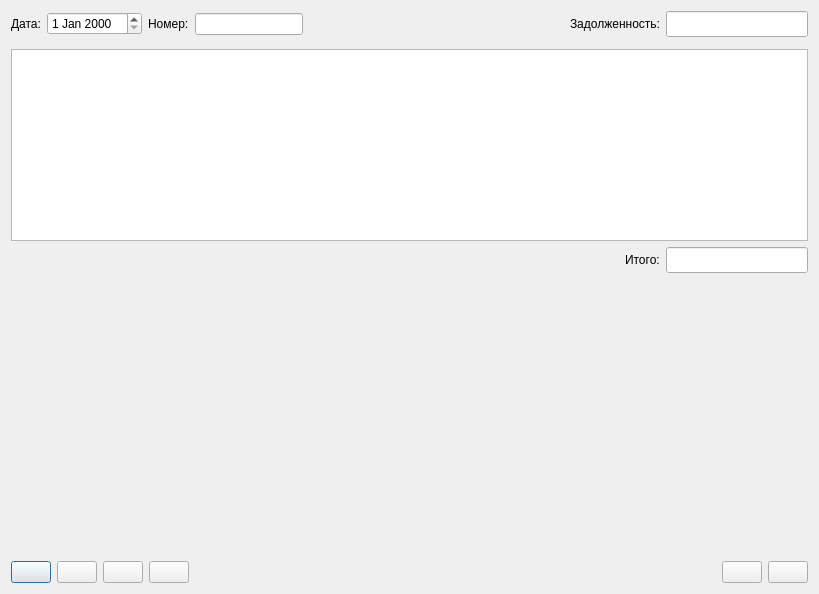
<?xml version="1.0" encoding="UTF-8"?>
<ui version="4.0">
 <class>dialog</class>
 <widget class="Dialog" name="dialog">
  <property name="geometry">
   <rect>
    <x>0</x>
    <y>0</y>
    <width>819</width>
    <height>594</height>
   </rect>
  </property>
  <property name="sizePolicy">
   <sizepolicy hsizetype="Expanding" vsizetype="Expanding">
    <horstretch>0</horstretch>
    <verstretch>0</verstretch>
   </sizepolicy>
  </property>
  <property name="name" stdset="0">
   <string>Документ3</string>
  </property>
  <property name="caption" stdset="0">
   <string>Товар в рознице. Реализация за наличные расчет</string>
  </property>
  <layout class="QVBoxLayout" name="vbxLayout">
   <item>
    <layout class="QHBoxLayout">
     <item>
      <widget class="QLabel" name="label">
       <property name="sizePolicy">
        <sizepolicy hsizetype="Fixed" vsizetype="Fixed">
         <horstretch>0</horstretch>
         <verstretch>0</verstretch>
        </sizepolicy>
       </property>
       <property name="text">
        <string>Дата:</string>
       </property>
      </widget>
     </item>
     <item>
      <widget class="QDateEdit" name="dateEdit">
       <property name="sizePolicy">
        <sizepolicy hsizetype="Fixed" vsizetype="Fixed">
         <horstretch>0</horstretch>
         <verstretch>0</verstretch>
        </sizepolicy>
       </property>
       <property name="font">
        <font>
         <pointsize>9</pointsize>
         <weight>50</weight>
         <bold>false</bold>
        </font>
       </property>
       <property name="readOnly">
        <bool>false</bool>
       </property>
      </widget>
     </item>
     <item>
      <widget class="QLabel" name="label">
       <property name="sizePolicy">
        <sizepolicy hsizetype="Fixed" vsizetype="Fixed">
         <horstretch>0</horstretch>
         <verstretch>0</verstretch>
        </sizepolicy>
       </property>
       <property name="text">
        <string>Номер:</string>
       </property>
      </widget>
     </item>
     <item>
      <widget class="QLineEdit" name="numberEdit">
       <property name="sizePolicy">
        <sizepolicy hsizetype="Fixed" vsizetype="Fixed">
         <horstretch>0</horstretch>
         <verstretch>0</verstretch>
        </sizepolicy>
       </property>
       <property name="font">
        <font>
         <pointsize>9</pointsize>
         <weight>50</weight>
         <bold>false</bold>
        </font>
       </property>
       <property name="readOnly">
        <bool>false</bool>
       </property>
      </widget>
     </item>
     <item>
      <spacer name="horizontalSpacer">
       <property name="orientation">
        <enum>Qt::Horizontal</enum>
       </property>
       <property name="sizeHint" stdset="0">
        <size>
         <width>40</width>
         <height>20</height>
        </size>
       </property>
      </spacer>
     </item>
     <item>
      <widget class="QLabel" name="label_2">
       <property name="text">
        <string>Задолженность:</string>
       </property>
      </widget>
     </item>
     <item>
      <widget class="MyNumericEdit" name="myNumericEditDebt">
       <property name="sizePolicy">
        <sizepolicy hsizetype="Fixed" vsizetype="Fixed">
         <horstretch>0</horstretch>
         <verstretch>0</verstretch>
        </sizepolicy>
       </property>
       <property name="font">
        <font>
         <pointsize>11</pointsize>
         <weight>75</weight>
         <bold>true</bold>
        </font>
       </property>
       <property name="readOnly">
        <bool>true</bool>
       </property>
      </widget>
     </item>
    </layout>
   </item>
   <item>
    <widget class="DocParameters" name="docParameters"/>
   </item>
   <item>
    <layout class="QHBoxLayout" name="tableLayout">
     <item>
      <widget class="TableView" name="tableView">
       <property name="geometry">
        <rect>
         <x>0</x>
         <y>0</y>
         <width>640</width>
         <height>480</height>
        </rect>
       </property>
       <property name="sizePolicy">
        <sizepolicy hsizetype="Expanding" vsizetype="Fixed">
         <horstretch>0</horstretch>
         <verstretch>0</verstretch>
        </sizepolicy>
       </property>
      </widget>
     </item>
    </layout>
   </item>
   <item>
    <layout class="QHBoxLayout" name="horizontalLayout_3">
     <item>
      <widget class="Picture" name="picture"/>
     </item>
     <item>
      <layout class="QVBoxLayout" name="verticalLayout">
       <item>
        <layout class="QHBoxLayout" name="phbxItogLayout">
         <item>
          <spacer name="horizontalSpacer">
           <property name="orientation">
            <enum>Qt::Horizontal</enum>
           </property>
           <property name="sizeHint" stdset="0">
            <size>
             <width>40</width>
             <height>20</height>
            </size>
           </property>
          </spacer>
         </item>
         <item>
          <widget class="QLabel" name="label">
           <property name="sizePolicy">
            <sizepolicy hsizetype="Fixed" vsizetype="Fixed">
             <horstretch>0</horstretch>
             <verstretch>0</verstretch>
            </sizepolicy>
           </property>
           <property name="text">
            <string>Итого:</string>
           </property>
          </widget>
         </item>
         <item>
          <widget class="MyNumericEdit" name="itogNumeric">
           <property name="sizePolicy">
            <sizepolicy hsizetype="Fixed" vsizetype="Fixed">
             <horstretch>0</horstretch>
             <verstretch>0</verstretch>
            </sizepolicy>
           </property>
           <property name="font">
            <font>
             <pointsize>11</pointsize>
             <weight>75</weight>
             <bold>true</bold>
            </font>
           </property>
           <property name="readOnly">
            <bool>true</bool>
           </property>
          </widget>
         </item>
        </layout>
       </item>
       <item>
        <spacer name="verticalSpacer">
         <property name="orientation">
          <enum>Qt::Vertical</enum>
         </property>
         <property name="sizeHint" stdset="0">
          <size>
           <width>20</width>
           <height>40</height>
          </size>
         </property>
        </spacer>
       </item>
      </layout>
     </item>
    </layout>
   </item>
   <item>
    <layout class="QHBoxLayout" name="cmdButtonLayout">
     <item>
      <widget class="QPushButton" name="buttonAdd">
       <property name="text">
        <string/>
       </property>
       <property name="icon">
        <iconset>
         <normaloff>:buttonAdd</normaloff>
         <normalon>:buttonAdd</normalon>
         <activeoff>:buttonAdd</activeoff>
         <activeon>:buttonAdd</activeon>
         <selectedoff>:buttonAdd</selectedoff>
         <selectedon>:buttonAdd</selectedon>:buttonAdd</iconset>
       </property>
      </widget>
     </item>
     <item>
      <widget class="QPushButton" name="buttonDelete">
       <property name="text">
        <string/>
       </property>
       <property name="icon">
        <iconset>
         <normaloff>:buttonDelete</normaloff>
         <normalon>:buttonDelete</normalon>
         <activeoff>:buttonDelete</activeoff>
         <activeon>:buttonDelete</activeon>
         <selectedoff>:buttonDelete</selectedoff>
         <selectedon>:buttonDelete</selectedon>:buttonDelete</iconset>
       </property>
      </widget>
     </item>
     <item>
      <widget class="QPushButton" name="buttonRequery">
       <property name="text">
        <string/>
       </property>
       <property name="icon">
        <iconset>
         <normaloff>:buttonRequery</normaloff>
         <normalon>:buttonRequery</normalon>
         <activeoff>:buttonRequery</activeoff>
         <activeon>:buttonRequery</activeon>
         <selectedoff>:buttonRequery</selectedoff>
         <selectedon>:buttonRequery</selectedon>:buttonRequery</iconset>
       </property>
      </widget>
     </item>
     <item>
      <widget class="QPushButton" name="buttonPrint">
       <property name="text">
        <string/>
       </property>
       <property name="icon">
        <iconset>
         <normaloff>:buttonPrint</normaloff>
         <normalon>:buttonPrint</normalon>
         <activeoff>:buttonPrint</activeoff>
         <activeon>:buttonPrint</activeon>
         <selectedoff>:buttonPrint</selectedoff>
         <selectedon>:buttonPrint</selectedon>:buttonPrint</iconset>
       </property>
      </widget>
     </item>
     <item>
      <spacer name="horizontalSpacer">
       <property name="orientation">
        <enum>Qt::Horizontal</enum>
       </property>
       <property name="sizeHint" stdset="0">
        <size>
         <width>40</width>
         <height>20</height>
        </size>
       </property>
      </spacer>
     </item>
     <item>
      <widget class="QPushButton" name="buttonOk">
       <property name="text">
        <string/>
       </property>
       <property name="icon">
        <iconset>
         <normaloff>:buttonOk</normaloff>
         <normalon>:buttonOk</normalon>
         <activeoff>:buttonOk</activeoff>
         <activeon>:buttonOk</activeon>
         <selectedoff>:buttonOk</selectedoff>
         <selectedon>:buttonOk</selectedon>:buttonOk</iconset>
       </property>
      </widget>
     </item>
     <item>
      <widget class="QPushButton" name="buttonCancel">
       <property name="text">
        <string/>
       </property>
       <property name="icon">
        <iconset>
         <normaloff>:buttonCancel</normaloff>
         <normalon>:buttonCancel</normalon>
         <activeoff>:buttonCancel</activeoff>
         <activeon>:buttonCancel</activeon>
         <selectedoff>:buttonCancel</selectedoff>
         <selectedon>:buttonCancel</selectedon>:buttonCancel</iconset>
       </property>
      </widget>
     </item>
    </layout>
   </item>
  </layout>
 </widget>
 <customwidgets>
  <customwidget>
   <class>Dialog</class>
   <extends>QDialog</extends>
   <header>dialog.h</header>
   <container>1</container>
  </customwidget>
  <customwidget>
   <class>Picture</class>
   <extends>QFrame</extends>
   <header>picture.h</header>
   <container>1</container>
  </customwidget>
  <customwidget>
   <class>TableView</class>
   <extends>QTableView</extends>
   <header>tableview.h</header>
   <addpagemethod>addPage</addpagemethod>
   <container>1</container>
  </customwidget>
  <customwidget>
   <class>DocParameters</class>
   <extends>QFrame</extends>
   <header>docparameters.h</header>
  </customwidget>
  <customwidget>
   <class>MyNumericEdit</class>
   <extends>QLineEdit</extends>
   <header>mynumericedit.h</header>
  </customwidget>
 </customwidgets>
 <resources>
  <include location="../../../resources.qrc"/>
 </resources>
 <connections/>
</ui>
